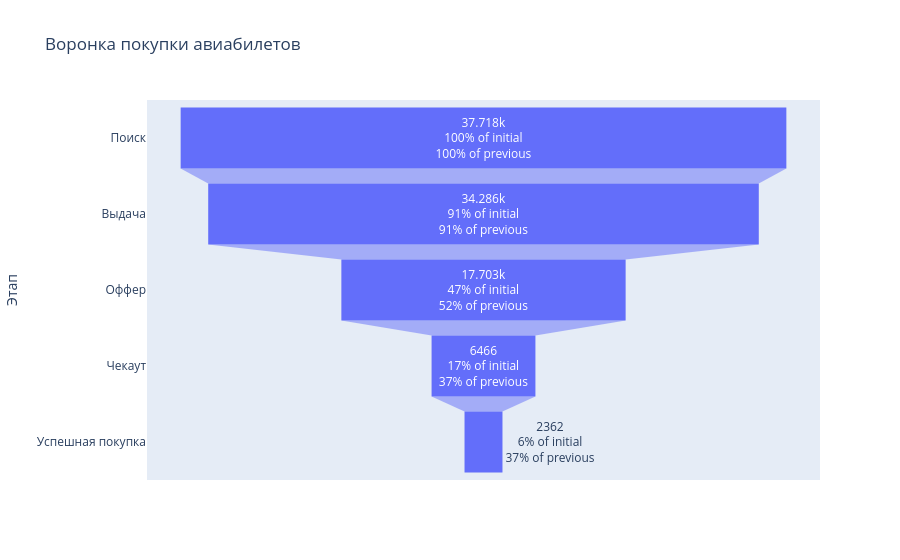

Notebook source saved alongside this figure:
### Markdown cell above
## 2. Общий анализ воронки

### Code cell
stage_order = [
    'Поиск',
    'Выдача',
    'Оффер',
    'Чекаут',
    'Успешная покупка'
]

stage_values = [
    df.loc[df['screen_nm'] == 'Поиск', 'session_id'].nunique(),
    df.loc[df['screen_nm'] == 'Выдача', 'session_id'].nunique(),
    df.loc[df['screen_nm'] == 'Оффер', 'session_id'].nunique(),
    df.loc[df['screen_nm'] == 'Чекаут', 'session_id'].nunique(),
    df.loc[df['session_purchase_status'] == 'Успешные', 'session_id'].nunique()
]

funnel_df = pd.DataFrame({
    'stage': stage_order,
    'sessions': stage_values
})

fig = go.Figure(go.Funnel(
    y=funnel_df['stage'],
    x=funnel_df['sessions'],
    textinfo='value+percent initial+percent previous'
))

fig.update_layout(
    title='Воронка покупки авиабилетов',
    xaxis_title='Количество уникальных сессий',
    yaxis_title='Этап'
)

fig.show()

### Figure 1 — Plotly figure (JSON) as saved in the notebook; plotly's stock layout.template omitted (floating-point values rounded to 4 significant figures)
{"data": [{"textinfo": "value+percent initial+percent previous", "x": [37718, 34286, 17703, 6466, 2362], "y": ["Поиск", "Выдача", "Оффер", "Чекаут", "Успешная покупка"], "type": "funnel"}], "layout": {"title": {"text": "Воронка покупки авиабилетов"}, "xaxis": {"title": {"text": "Количество уникальных сессий"}}, "yaxis": {"title": {"text": "Этап"}}}}
